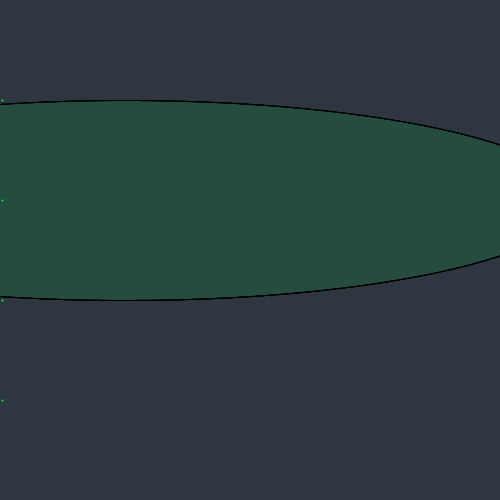
Frame 1 (no input)
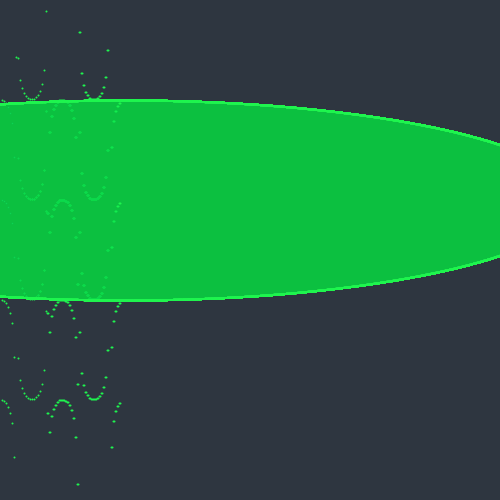
Frame 60 (the mouse pressed at the canvas centre just before this capture)
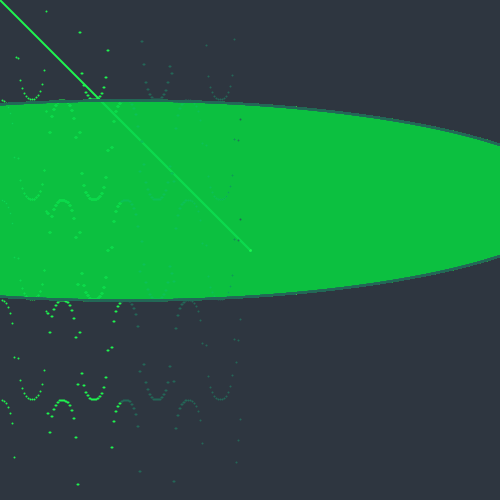
Frame 120 (the mouse held since frame 60 and released just before this capture)

The Processing sketch that drew these frames (run headless with seeded random() and noise(); from frame 60 on, the mouse is pressed at the canvas centre):

// Processing sketch: processing_83426
// ── processing_83426.pde

float x;
float y;
float graphx;
float graphy;

void setup(){
  size(500,500);
  smooth();
  background(46,54,64);
  
}

void draw(){
  drawTarget(width*0.25, height*0.4, 200, 4);
 stroke (30,245,78);
 strokeWeight (2);
 if (mousePressed == true) {
    line (pmouseX, pmouseY, mouseX, mouseY);
 stroke (35,103,87);
  }
  
//background 
  x = x+.2;
  y = sin(x)/cos(x)*sin(x);
  graphy= y*10+100;
  graphx= x*10;
  point(graphx,graphy);
  graphy= y*10+200;
  graphx= x*10;
  point(graphx,graphy);
  graphy= y*10+300;
  graphx= x*10;
  point(graphx,graphy);
  graphy= y*10+400;
  graphx= x*10;
  point(graphx,graphy);
  fill(200,20,40);
}

void drawTarget(float xloc, float yloc, int size, int num) {
  float grayvalues = 25/num;
  float steps = size/num;
  for (int i = 0; i < num; i++) {
    fill(0,200,70,10);
    ellipse(xloc, yloc, 900, 200);
  }
}
